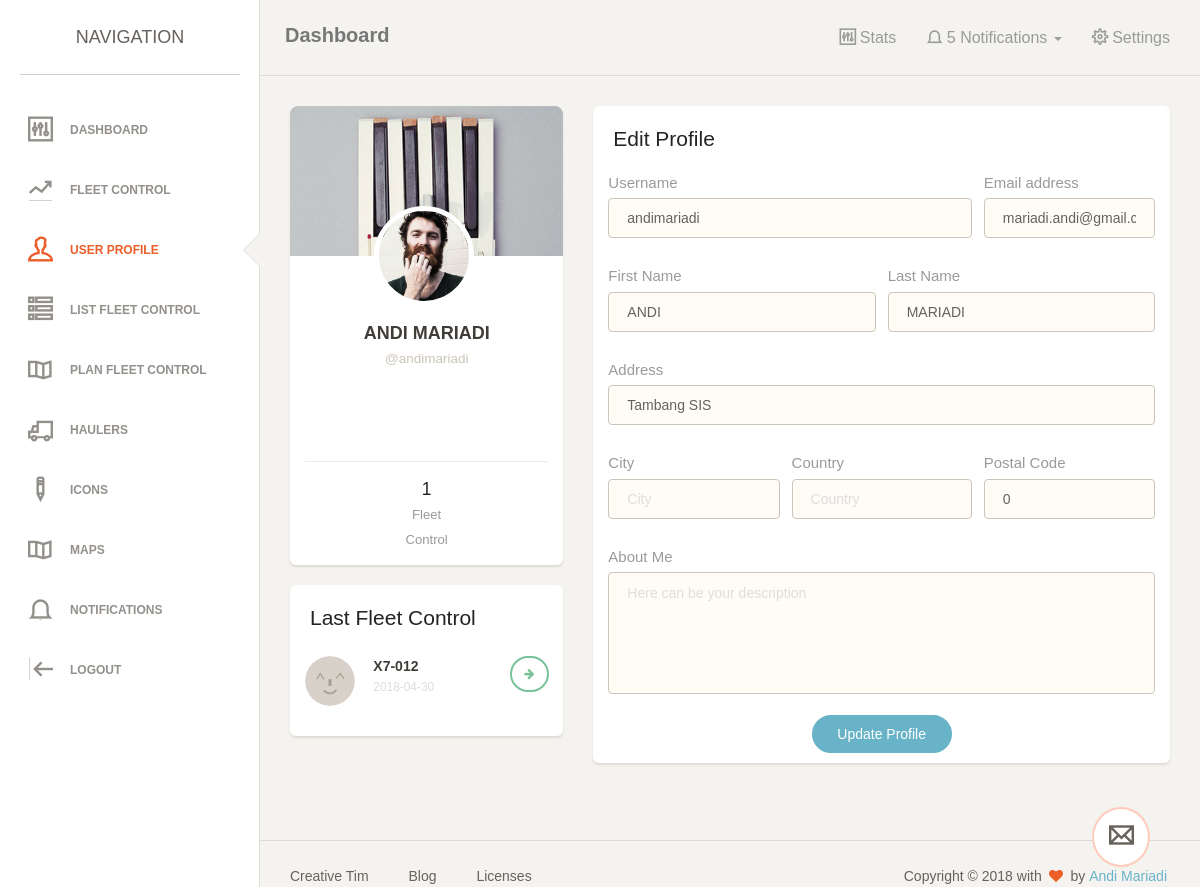
The app's page /index.php?user (signed in), older data.
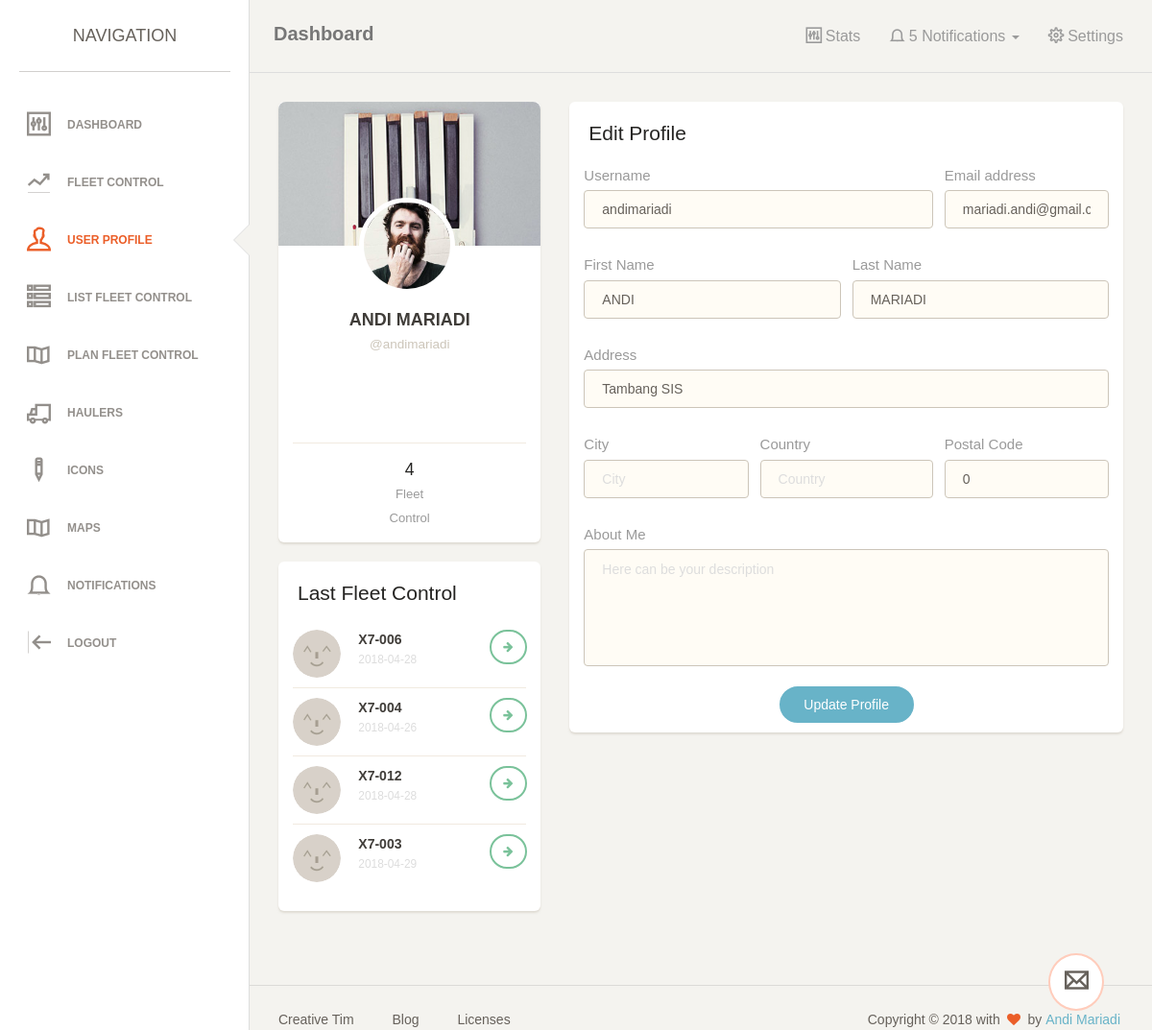
The same page, newer data.
### tables this page shows
CREATE TABLE IF NOT EXISTS `dispatcher` (
`id` int(10) NOT NULL,
  `first_name` varchar(50) NOT NULL,
  `last_name` varchar(50) NOT NULL,
  `username` varchar(20) NOT NULL,
  `email` varchar(100) NOT NULL,
  `address` text NOT NULL,
  `city` varchar(100) NOT NULL,
  `country` varchar(100) NOT NULL,
  `zip_code` int(10) NOT NULL,
  `about_me` text NOT NULL,
  `picture` varchar(100) NOT NULL,
  `password` varchar(100) NOT NULL
);

CREATE TABLE IF NOT EXISTS `dispatch_fleet` (
`id` int(100) NOT NULL,
  `id_dispatch` int(10) NOT NULL,
  `id_fleet` int(100) NOT NULL
);

CREATE TABLE IF NOT EXISTS `set_fleet` (
`id` int(20) NOT NULL,
  `date` date NOT NULL,
  `time` time NOT NULL,
  `shift` int(11) NOT NULL,
  `cn_loader` varchar(10) NOT NULL,
  `speed` float NOT NULL,
  `status` int(10) NOT NULL,
  `pit` int(10) NOT NULL,
  `jalur` int(10) NOT NULL,
  `area` int(10) NOT NULL,
  `material` int(10) NOT NULL,
  `disposal` varchar(100) NOT NULL,
  `coal_seam` varchar(10) NOT NULL,
  `coal_series` varchar(10) NOT NULL,
  `spv` varchar(100) NOT NULL,
  `gl_front` varchar(100) NOT NULL,
  `gl_disp` varchar(100) NOT NULL,
  `distance` int(10) NOT NULL,
  `refid` int(100) NOT NULL
);

### system/crud.php (called while the page is built, shortened)
<?php
class crud
{
	private $server = 'localhost';
	private $user = 'root';
	private $pass = '';
	private $database = 'fleet_control';
	public $connection;
	function __construct() {
		$this->connection = new mysqli($this->server, $this->user, $this->pass, $this->database);
	}
	public function query($sql='')
	{
		$query = $this->connection->query($sql) or die ($this->connection->error);
	    return $query;
	}
}
?>

### page/user.php (the view, shortened to what the rows shown need)
<?php
$id = addslashes($_SESSION['iduser']);
    $sql = $db->query("SELECT * FROM `dispatcher` WHERE `id`='{$id}'");
    while ($data = mysqli_fetch_assoc($sql)) {
        $sqla = "SELECT `id_fleet`,`cn_loader`, `date` FROM `dispatch_fleet` LEFT JOIN `set_fleet` ON `dispatch_fleet`.`id_fleet` = `set_fleet`.`id` WHERE `id_dispatch` = '{$id}' AND `set_fleet`.`id` != ''";
        $last_fleet = $sqla . " LIMIT 5";
        ?>
<div class="content">
            <div class="container-fluid">
                <div class="row">
                    <div class="col-lg-4 col-md-5">
                        <div class="card card-user">
                            <div class="image">
                                <img src="assets/img/background.jpg" alt="..."/>
                            </div>
                            <div class="content">
                                <div class="author">
                                  <img class="avatar border-white" src="assets/img/faces/face-2.jpg" alt="..."/>
                                  <h4 class="title"><?php echo $data['first_name'] . ' ' . $data['last_name'];?><br />
                                     <a href="#"><small>@<?php echo $data['username'];?></small></a>
                                  </h4>
                                </div>
                            </div>
                            <hr>
                            <div class="text-center">
                                <div class="row">
                                    <div class="col-md-3 col-md-offset-1">
                                    </div>
                                    <div class="col-md-4">
                                        <h5><?php echo mysqli_num_rows($db->query($sqla));?><br /><small>Fleet Control</small></h5>
                                    </div>
                                    <div class="col-md-3">
                                    </div>
                                </div>
                            </div>
                        </div>
                        <div class="card">
                            <div class="header">
                                <h4 class="title">Last Fleet Control</h4>
                            </div>
                            <div class="content">
                                <ul class="list-unstyled team-members">
                                    <?php
                                    $sql_fleet = $db->query($last_fleet);
                                    while ($value = mysqli_fetch_assoc($sql_fleet)) { ?>
                                            <li>
                                                <div class="row">
                                                    <div class="col-xs-3">
                                                        <div class="avatar">
                                                            <img src="assets/img/faces/face-0.jpg" alt="Circle Image" class="img-circle img-no-padding img-responsive">
                                                        </div>
                                                    </div>
                                                    <div class="col-xs-6">
                                                        <strong><?php echo $value['cn_loader'];?></strong>
                                                        <br />
                                                        <span class="text-muted"><small><?php echo $value['date'];?></small></span>
                                                    </div>
                                                    <div class="col-xs-3 text-right">
                                                        <a href="?fleet_detail&<?php echo $value['id_fleet'];?>" class="btn btn-sm btn-success btn-icon"><i class="fa fa-arrow-right"></i></a>
                                                    </div>
                                                </div>
                                            </li>
                                    <?php } ?>
                            </div>
                        </div>
                    </div>
                    <div class="col-lg-8 col-md-7">
                        <div class="card">
                            <div class="header">
                                <h4 class="title">Edit Profile</h4>
                            </div>
                            <div class="content">
                                <form method="post">
                                    <div class="row">
                                        <div class="col-md-8">
                                            <div class="form-group">
                                                <label>Username</label>
                                                <input type="text" class="form-control border-input" name="username" placeholder="Username" value="<?php echo $data['username'];?>">
                                            </div>
                                        </div>
                                        <div class="col-md-4">
                                            <div class="form-group">
                                                <label for="exampleInputEmail1">Email address</label>
                                                <input type="email" class="form-control border-input" name="email" placeholder="Email" value="<?php echo $data['email'];?>">
                                            </div>
                                        </div>
                                    </div>
                                    <div class="row">
                                        <div class="col-md-6">
                                            <div class="form-group">
                                                <label>First Name</label>
                                                <input type="text" class="form-control border-input" name="firstname" placeholder="Company" value="<?php echo $data['first_name'];?>">
                                            </div>
                                        </div>
                                        <div class="col-md-6">
                                            <div class="form-group">
                                                <label>Last Name</label>
                                                <input type="text" class="form-control border-input" name="lastname" placeholder="Last Name" value="<?php echo $data['last_name'];?>">
                                            </div>
                                        </div>
                                    </div>
                                    <div class="row">
                                        <div class="col-md-12">
                                            <div class="form-group">
                                                <label>Address</label>
                                                <input type="text" class="form-control border-input" name="address" placeholder="Home Address" value="<?php echo $data['address'];?>">
                                            </div>
                                        </div>
                                    </div>
                                    <div class="row">
                                        <div class="col-md-4">
                                            <div class="form-group">
                                                <label>City</label>
                                                <input type="text" class="form-control border-input" name="city" placeholder="City" value="<?php echo $data['city'];?>">
                                            </div>
                                        </div>
                                        <div class="col-md-4">
                                            <div class="form-group">
                                                <label>Country</label>
                                                <input type="text" class="form-control border-input" name="country" placeholder="Country" value="<?php echo $data['country'];?>">
                                            </div>
                                        </div>
                                        <div class="col-md-4">
                                            <div class="form-group">
                                                <label>Postal Code</label>
                                                <input type="number" class="form-control border-input" name="zip" placeholder="ZIP Code" value="<?php echo $data['zip_code'];?>">
                                            </div>
                                        </div>
                                    </div>
                                    <div class="row">
                                        <div class="col-md-12">
                                            <div class="form-group">
                                                <label>About Me</label>
                                                <textarea rows="5" name="about" class="form-control border-input" placeholder="Here can be your description"><?php echo $data['about_me'];?></textarea>
                                            </div>
                                        </div>
                                    </div>
                                    <div class="text-center">
                                        <button type="submit" class="btn btn-info btn-fill btn-wd" name="save">Update Profile</button>
                                    </div>
                                </form>
                            </div>
                        </div>
                    </div>
                </div>
            </div>
        </div>
<?php } ?>

Row changes from the older to the newer data that the page shows:
changed dispatcher "ANDI": loses dispatch_fleet (set_fleet.cn_loader "X7-012", set_fleet.date "2018-04-30"); gains dispatch_fleet (set_fleet.cn_loader "X7-006", set_fleet.date "2018-04-28"); gains dispatch_fleet (set_fleet.cn_loader "X7-004", set_fleet.date "2018-04-26"); gains dispatch_fleet (set_fleet.cn_loader "X7-012", set_fleet.date "2018-04-28"); mysqli_num_rows($db->query($sqla)) "1" → "4"
added dispatch_fleet: set_fleet.cn_loader "X7-003", set_fleet.date "2018-04-29"
